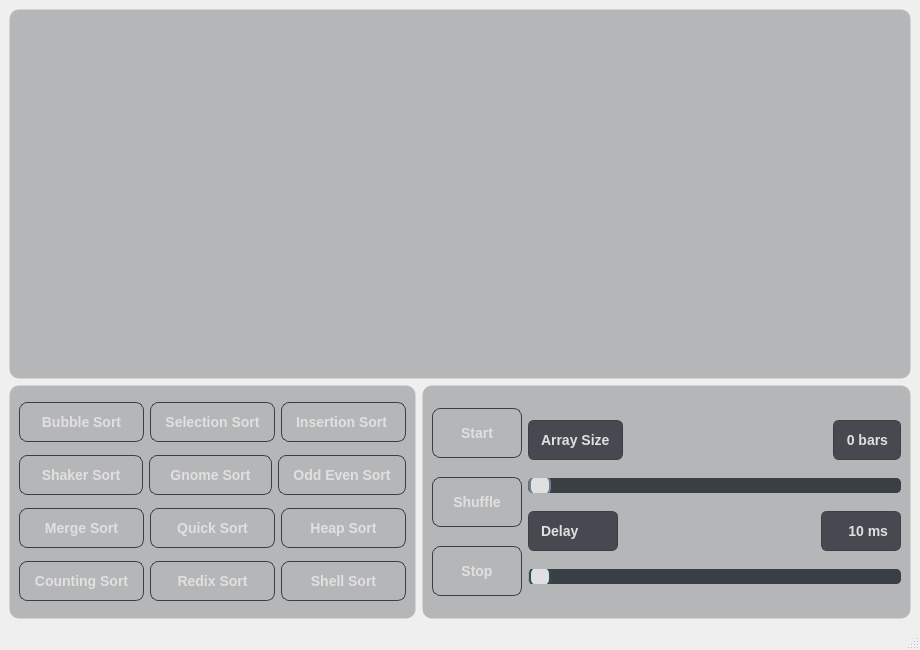
<?xml version="1.0" encoding="UTF-8"?>
<ui version="4.0">
 <class>MainWindow</class>
 <widget class="QMainWindow" name="MainWindow">
  <property name="geometry">
   <rect>
    <x>0</x>
    <y>0</y>
    <width>920</width>
    <height>650</height>
   </rect>
  </property>
  <property name="sizePolicy">
   <sizepolicy hsizetype="Expanding" vsizetype="Expanding">
    <horstretch>0</horstretch>
    <verstretch>0</verstretch>
   </sizepolicy>
  </property>
  <property name="minimumSize">
   <size>
    <width>920</width>
    <height>650</height>
   </size>
  </property>
  <property name="windowTitle">
   <string>MainWindow</string>
  </property>
  <property name="styleSheet">
   <string notr="true">QWidget {
    background-color: qlineargradient(
        spread:pad, 
        x1:0, y1:0, x2:1, y2:1, 
        /*stop:0 #1E2227, 
       stop:1 #232831*/
	   stop:0 #2a3038,
	   stop:1 #242d3d
    );
    color: #E0E0E0;
    font-family: &quot;Titillium Web&quot;;
    font-size: 14px;
	font-weight: bold;
}
</string>
  </property>
  <widget class="QWidget" name="centralwidget">
   <layout class="QVBoxLayout" name="verticalLayout_6">
    <item>
     <widget class="QWidget" name="sortCanvasContainer" native="true">
      <property name="minimumSize">
       <size>
        <width>0</width>
        <height>370</height>
       </size>
      </property>
      <property name="styleSheet">
       <string notr="true">QWidget {
   border: 1px solid rgba(255, 255, 255, 0.05); /* лёгкая тонкая линия */
    border-radius: 10px;
    background-color: rgba(43, 47, 54, 0.3); /* слегка прозрачный фон */
}</string>
      </property>
      <layout class="QVBoxLayout" name="verticalLayout_7">
       <item>
        <layout class="QVBoxLayout" name="verticalLayout"/>
       </item>
      </layout>
     </widget>
    </item>
    <item>
     <layout class="QHBoxLayout" name="horizontalLayout_2">
      <item>
       <layout class="QVBoxLayout" name="verticalLayout_4">
        <item>
         <widget class="QGroupBox" name="groupBox">
          <property name="maximumSize">
           <size>
            <width>16777215</width>
            <height>250</height>
           </size>
          </property>
          <property name="styleSheet">
           <string notr="true">QFrame, QGroupBox {
    border: 1px solid rgba(255, 255, 255, 0.05); /* лёгкая тонкая линия */
    border-radius: 10px;
    background-color: rgba(43, 47, 54, 0.3); /* слегка прозрачный фон */
}</string>
          </property>
          <property name="title">
           <string/>
          </property>
          <layout class="QGridLayout" name="gridLayout_3">
           <item row="4" column="0">
            <layout class="QHBoxLayout" name="horizontalLayout_4">
             <item>
              <widget class="QPushButton" name="countingBtn">
               <property name="sizePolicy">
                <sizepolicy hsizetype="Preferred" vsizetype="Fixed">
                 <horstretch>0</horstretch>
                 <verstretch>0</verstretch>
                </sizepolicy>
               </property>
               <property name="minimumSize">
                <size>
                 <width>0</width>
                 <height>40</height>
                </size>
               </property>
               <property name="styleSheet">
                <string notr="true">QPushButton {
    background-color: qlineargradient(
        spread:pad, x1:0, y1:0, x2:0, y2:1,
        stop:0 #2B2F36, 
        stop:1 #232831
    );
    color: #E0E0E0;
    border: 1px solid #3A3F46;
    border-radius: 8px;
    padding: 6px 14px;
}

/* при наведении — подсветка */
QPushButton:hover {
    background-color: #3A3F46;
    color: #A6E22E;
    border: 1px solid #C0C0C0;
}

/* при нажатии */
QPushButton:pressed {
    background-color: #808080;
    color: #A6E22E;
    border: 1px solid #C0C0C0;
}

QPushButton:checked {
    background-color: #4CAF50;   /* зелёный фон */
    color: white;
    border: 1px solid #C0C0C0;
}

/* pressed + checked — чтобы не перекрывался :checked при удержании */
QPushButton:checked:pressed {
    background-color: #45A049;   /* чуть темнее зелёного */
    color: white;
}</string>
               </property>
               <property name="text">
                <string>Counting Sort</string>
               </property>
               <property name="checkable">
                <bool>true</bool>
               </property>
              </widget>
             </item>
             <item>
              <widget class="QPushButton" name="radixBtn">
               <property name="sizePolicy">
                <sizepolicy hsizetype="Preferred" vsizetype="Fixed">
                 <horstretch>0</horstretch>
                 <verstretch>0</verstretch>
                </sizepolicy>
               </property>
               <property name="minimumSize">
                <size>
                 <width>0</width>
                 <height>40</height>
                </size>
               </property>
               <property name="styleSheet">
                <string notr="true">QPushButton {
    background-color: qlineargradient(
        spread:pad, x1:0, y1:0, x2:0, y2:1,
        stop:0 #2B2F36, 
        stop:1 #232831
    );
    color: #E0E0E0;
    border: 1px solid #3A3F46;
    border-radius: 8px;
    padding: 6px 14px;
}

/* при наведении — подсветка */
QPushButton:hover {
    background-color: #3A3F46;
    color: #A6E22E;
    border: 1px solid #C0C0C0;
}

/* при нажатии */
QPushButton:pressed {
    background-color: #808080;
    color: #A6E22E;
    border: 1px solid #C0C0C0;
}

QPushButton:checked {
    background-color: #4CAF50;   /* зелёный фон */
    color: white;
    border: 1px solid #C0C0C0;
}

/* pressed + checked — чтобы не перекрывался :checked при удержании */
QPushButton:checked:pressed {
    background-color: #45A049;   /* чуть темнее зелёного */
    color: white;
}</string>
               </property>
               <property name="text">
                <string>Redix Sort</string>
               </property>
               <property name="checkable">
                <bool>true</bool>
               </property>
              </widget>
             </item>
             <item>
              <widget class="QPushButton" name="shellBtn">
               <property name="sizePolicy">
                <sizepolicy hsizetype="Preferred" vsizetype="Fixed">
                 <horstretch>0</horstretch>
                 <verstretch>0</verstretch>
                </sizepolicy>
               </property>
               <property name="minimumSize">
                <size>
                 <width>0</width>
                 <height>40</height>
                </size>
               </property>
               <property name="styleSheet">
                <string notr="true">QPushButton {
    background-color: qlineargradient(
        spread:pad, x1:0, y1:0, x2:0, y2:1,
        stop:0 #2B2F36, 
        stop:1 #232831
    );
    color: #E0E0E0;
    border: 1px solid #3A3F46;
    border-radius: 8px;
    padding: 6px 14px;
}

/* при наведении — подсветка */
QPushButton:hover {
    background-color: #3A3F46;
    color: #A6E22E;
    border: 1px solid #C0C0C0;
}

/* при нажатии */
QPushButton:pressed {
    background-color: #808080;
    color: #A6E22E;
    border: 1px solid #C0C0C0;
}

QPushButton:checked {
    background-color: #4CAF50;   /* зелёный фон */
    color: white;
    border: 1px solid #C0C0C0;
}

/* pressed + checked — чтобы не перекрывался :checked при удержании */
QPushButton:checked:pressed {
    background-color: #45A049;   /* чуть темнее зелёного */
    color: white;
}</string>
               </property>
               <property name="text">
                <string> Shell Sort </string>
               </property>
               <property name="checkable">
                <bool>true</bool>
               </property>
              </widget>
             </item>
            </layout>
           </item>
           <item row="2" column="0">
            <layout class="QHBoxLayout" name="horizontalLayout_5">
             <item>
              <widget class="QPushButton" name="shakerBtn">
               <property name="sizePolicy">
                <sizepolicy hsizetype="Preferred" vsizetype="Fixed">
                 <horstretch>0</horstretch>
                 <verstretch>0</verstretch>
                </sizepolicy>
               </property>
               <property name="minimumSize">
                <size>
                 <width>1</width>
                 <height>40</height>
                </size>
               </property>
               <property name="styleSheet">
                <string notr="true">QPushButton {
    background-color: qlineargradient(
        spread:pad, x1:0, y1:0, x2:0, y2:1,
        stop:0 #2B2F36, 
        stop:1 #232831
    );
    color: #E0E0E0;
    border: 1px solid #3A3F46;
    border-radius: 8px;
    padding: 6px 14px;
}

/* при наведении — подсветка */
QPushButton:hover {
    background-color: #3A3F46;
    color: #A6E22E;
    border: 1px solid #C0C0C0;
}

/* при нажатии */
QPushButton:pressed {
    background-color: #808080;
    color: #A6E22E;
    border: 1px solid #C0C0C0;
}

QPushButton:checked {
    background-color: #4CAF50;   /* зелёный фон */
    color: white;
    border: 1px solid #C0C0C0;
}

/* pressed + checked — чтобы не перекрывался :checked при удержании */
QPushButton:checked:pressed {
    background-color: #45A049;   /* чуть темнее зелёного */
    color: white;
}</string>
               </property>
               <property name="text">
                <string>Shaker Sort</string>
               </property>
               <property name="checkable">
                <bool>true</bool>
               </property>
              </widget>
             </item>
             <item>
              <widget class="QPushButton" name="gnomeBtn">
               <property name="sizePolicy">
                <sizepolicy hsizetype="Preferred" vsizetype="Fixed">
                 <horstretch>0</horstretch>
                 <verstretch>0</verstretch>
                </sizepolicy>
               </property>
               <property name="minimumSize">
                <size>
                 <width>1</width>
                 <height>40</height>
                </size>
               </property>
               <property name="styleSheet">
                <string notr="true">QPushButton {
    background-color: qlineargradient(
        spread:pad, x1:0, y1:0, x2:0, y2:1,
        stop:0 #2B2F36, 
        stop:1 #232831
    );
    color: #E0E0E0;
    border: 1px solid #3A3F46;
    border-radius: 8px;
    padding: 6px 14px;
}

/* при наведении — подсветка */
QPushButton:hover {
    background-color: #3A3F46;
    color: #A6E22E;
    border: 1px solid #C0C0C0;
}

/* при нажатии */
QPushButton:pressed {
    background-color: #808080;
    color: #A6E22E;
    border: 1px solid #C0C0C0;
}

QPushButton:checked {
    background-color: #4CAF50;   /* зелёный фон */
    color: white;
    border: 1px solid #C0C0C0;
}

/* pressed + checked — чтобы не перекрывался :checked при удержании */
QPushButton:checked:pressed {
    background-color: #45A049;   /* чуть темнее зелёного */
    color: white;
}</string>
               </property>
               <property name="text">
                <string>Gnome Sort</string>
               </property>
               <property name="checkable">
                <bool>true</bool>
               </property>
              </widget>
             </item>
             <item>
              <widget class="QPushButton" name="oddEvenBtn">
               <property name="sizePolicy">
                <sizepolicy hsizetype="Preferred" vsizetype="Fixed">
                 <horstretch>0</horstretch>
                 <verstretch>0</verstretch>
                </sizepolicy>
               </property>
               <property name="minimumSize">
                <size>
                 <width>1</width>
                 <height>40</height>
                </size>
               </property>
               <property name="styleSheet">
                <string notr="true">QPushButton {
    background-color: qlineargradient(
        spread:pad, x1:0, y1:0, x2:0, y2:1,
        stop:0 #2B2F36, 
        stop:1 #232831
    );
    color: #E0E0E0;
    border: 1px solid #3A3F46;
    border-radius: 8px;
    padding: 6px 14px;
}

/* при наведении — подсветка */
QPushButton:hover {
    background-color: #3A3F46;
    color: #A6E22E;
    border: 1px solid #C0C0C0;
}

/* при нажатии */
QPushButton:pressed {
    background-color: #808080;
    color: #A6E22E;
    border: 1px solid #C0C0C0;
}

QPushButton:checked {
    background-color: #4CAF50;   /* зелёный фон */
    color: white;
    border: 1px solid #C0C0C0;
}

/* pressed + checked — чтобы не перекрывался :checked при удержании */
QPushButton:checked:pressed {
    background-color: #45A049;   /* чуть темнее зелёного */
    color: white;
}</string>
               </property>
               <property name="text">
                <string>Odd Even Sort</string>
               </property>
               <property name="checkable">
                <bool>true</bool>
               </property>
              </widget>
             </item>
            </layout>
           </item>
           <item row="3" column="0">
            <layout class="QHBoxLayout" name="horizontalLayout_3">
             <item>
              <widget class="QPushButton" name="mergeBtn">
               <property name="sizePolicy">
                <sizepolicy hsizetype="Preferred" vsizetype="Fixed">
                 <horstretch>0</horstretch>
                 <verstretch>0</verstretch>
                </sizepolicy>
               </property>
               <property name="minimumSize">
                <size>
                 <width>0</width>
                 <height>40</height>
                </size>
               </property>
               <property name="styleSheet">
                <string notr="true">QPushButton {
    background-color: qlineargradient(
        spread:pad, x1:0, y1:0, x2:0, y2:1,
        stop:0 #2B2F36, 
        stop:1 #232831
    );
    color: #E0E0E0;
    border: 1px solid #3A3F46;
    border-radius: 8px;
    padding: 6px 14px;
}

/* при наведении — подсветка */
QPushButton:hover {
    background-color: #3A3F46;
    color: #A6E22E;
    border: 1px solid #C0C0C0;
}

/* при нажатии */
QPushButton:pressed {
    background-color: #808080;
    color: #A6E22E;
    border: 1px solid #C0C0C0;
}

QPushButton:checked {
    background-color: #4CAF50;   /* зелёный фон */
    color: white;
    border: 1px solid #C0C0C0;
}

/* pressed + checked — чтобы не перекрывался :checked при удержании */
QPushButton:checked:pressed {
    background-color: #45A049;   /* чуть темнее зелёного */
    color: white;
}</string>
               </property>
               <property name="text">
                <string>Merge Sort</string>
               </property>
               <property name="checkable">
                <bool>true</bool>
               </property>
              </widget>
             </item>
             <item>
              <widget class="QPushButton" name="quickBtn">
               <property name="sizePolicy">
                <sizepolicy hsizetype="Preferred" vsizetype="Fixed">
                 <horstretch>0</horstretch>
                 <verstretch>0</verstretch>
                </sizepolicy>
               </property>
               <property name="minimumSize">
                <size>
                 <width>0</width>
                 <height>40</height>
                </size>
               </property>
               <property name="styleSheet">
                <string notr="true">QPushButton {
    background-color: qlineargradient(
        spread:pad, x1:0, y1:0, x2:0, y2:1,
        stop:0 #2B2F36, 
        stop:1 #232831
    );
    color: #E0E0E0;
    border: 1px solid #3A3F46;
    border-radius: 8px;
    padding: 6px 14px;
}

/* при наведении — подсветка */
QPushButton:hover {
    background-color: #3A3F46;
    color: #A6E22E;
    border: 1px solid #C0C0C0;
}

/* при нажатии */
QPushButton:pressed {
    background-color: #808080;
    color: #A6E22E;
    border: 1px solid #C0C0C0;
}

QPushButton:checked {
    background-color: #4CAF50;   /* зелёный фон */
    color: white;
    border: 1px solid #C0C0C0;
}

/* pressed + checked — чтобы не перекрывался :checked при удержании */
QPushButton:checked:pressed {
    background-color: #45A049;   /* чуть темнее зелёного */
    color: white;
}</string>
               </property>
               <property name="text">
                <string>Quick Sort</string>
               </property>
               <property name="checkable">
                <bool>true</bool>
               </property>
              </widget>
             </item>
             <item>
              <widget class="QPushButton" name="heapBtn">
               <property name="sizePolicy">
                <sizepolicy hsizetype="Preferred" vsizetype="Fixed">
                 <horstretch>0</horstretch>
                 <verstretch>0</verstretch>
                </sizepolicy>
               </property>
               <property name="minimumSize">
                <size>
                 <width>0</width>
                 <height>40</height>
                </size>
               </property>
               <property name="styleSheet">
                <string notr="true">QPushButton {
    background-color: qlineargradient(
        spread:pad, x1:0, y1:0, x2:0, y2:1,
        stop:0 #2B2F36, 
        stop:1 #232831
    );
    color: #E0E0E0;
    border: 1px solid #3A3F46;
    border-radius: 8px;
    padding: 6px 14px;
}

/* при наведении — подсветка */
QPushButton:hover {
    background-color: #3A3F46;
    color: #A6E22E;
    border: 1px solid #C0C0C0;
}

/* при нажатии */
QPushButton:pressed {
    background-color: #808080;
    color: #A6E22E;
    border: 1px solid #C0C0C0;
}

QPushButton:checked {
    background-color: #4CAF50;   /* зелёный фон */
    color: white;
    border: 1px solid #C0C0C0;
}

/* pressed + checked — чтобы не перекрывался :checked при удержании */
QPushButton:checked:pressed {
    background-color: #45A049;   /* чуть темнее зелёного */
    color: white;
}</string>
               </property>
               <property name="text">
                <string>  Heap Sort  </string>
               </property>
               <property name="checkable">
                <bool>true</bool>
               </property>
              </widget>
             </item>
            </layout>
           </item>
           <item row="1" column="0">
            <layout class="QHBoxLayout" name="horizontalLayout_9">
             <item>
              <widget class="QPushButton" name="bubbleBtn">
               <property name="minimumSize">
                <size>
                 <width>0</width>
                 <height>40</height>
                </size>
               </property>
               <property name="styleSheet">
                <string notr="true">QPushButton {
    background-color: qlineargradient(
        spread:pad, x1:0, y1:0, x2:0, y2:1,
        stop:0 #2B2F36, 
        stop:1 #232831
    );
    color: #E0E0E0;
    border: 1px solid #3A3F46;
    border-radius: 8px;
    padding: 6px 14px;
}

/* при наведении — подсветка */
QPushButton:hover {
    background-color: #3A3F46;
    color: #A6E22E;
    border: 1px solid #C0C0C0;
}

/* при нажатии */
QPushButton:pressed {
    background-color: #808080;
    color: #A6E22E;
    border: 1px solid #C0C0C0;
}

QPushButton:checked {
    background-color: #4CAF50;   /* зелёный фон */
    color: white;
    border: 1px solid #C0C0C0;
}

/* pressed + checked — чтобы не перекрывался :checked при удержании */
QPushButton:checked:pressed {
    background-color: #45A049;   /* чуть темнее зелёного */
    color: white;
}</string>
               </property>
               <property name="text">
                <string>  Bubble Sort  </string>
               </property>
               <property name="checkable">
                <bool>true</bool>
               </property>
              </widget>
             </item>
             <item>
              <widget class="QPushButton" name="selectionBtn">
               <property name="minimumSize">
                <size>
                 <width>0</width>
                 <height>40</height>
                </size>
               </property>
               <property name="styleSheet">
                <string notr="true">QPushButton {
    background-color: qlineargradient(
        spread:pad, x1:0, y1:0, x2:0, y2:1,
        stop:0 #2B2F36, 
        stop:1 #232831
    );
    color: #E0E0E0;
    border: 1px solid #3A3F46;
    border-radius: 8px;
    padding: 6px 14px;
}

/* при наведении — подсветка */
QPushButton:hover {
    background-color: #3A3F46;
    color: #A6E22E;
    border: 1px solid #C0C0C0;
}

/* при нажатии */
QPushButton:pressed {
    background-color: #808080;
    color: #A6E22E;
    border: 1px solid #C0C0C0;
}

QPushButton:checked {
    background-color: #4CAF50;   /* зелёный фон */
    color: white;
    border: 1px solid #C0C0C0;
}

/* pressed + checked — чтобы не перекрывался :checked при удержании */
QPushButton:checked:pressed {
    background-color: #45A049;   /* чуть темнее зелёного */
    color: white;
}</string>
               </property>
               <property name="text">
                <string>Selection Sort</string>
               </property>
               <property name="checkable">
                <bool>true</bool>
               </property>
              </widget>
             </item>
             <item>
              <widget class="QPushButton" name="insertionBtn">
               <property name="minimumSize">
                <size>
                 <width>0</width>
                 <height>40</height>
                </size>
               </property>
               <property name="styleSheet">
                <string notr="true">QPushButton {
    background-color: qlineargradient(
        spread:pad, x1:0, y1:0, x2:0, y2:1,
        stop:0 #2B2F36, 
        stop:1 #232831
    );
    color: #E0E0E0;
    border: 1px solid #3A3F46;
    border-radius: 8px;
    padding: 6px 14px;
}

/* при наведении — подсветка */
QPushButton:hover {
    background-color: #3A3F46;
    color: #A6E22E;
    border: 1px solid #C0C0C0;
}

/* при нажатии */
QPushButton:pressed {
    background-color: #808080;
    color: #A6E22E;
    border: 1px solid #C0C0C0;
}

QPushButton:checked {
    background-color: #4CAF50;   /* зелёный фон */
    color: white;
    border: 1px solid #C0C0C0;
}

/* pressed + checked — чтобы не перекрывался :checked при удержании */
QPushButton:checked:pressed {
    background-color: #45A049;   /* чуть темнее зелёного */
    color: white;
}</string>
               </property>
               <property name="text">
                <string>Insertion Sort </string>
               </property>
               <property name="checkable">
                <bool>true</bool>
               </property>
              </widget>
             </item>
            </layout>
           </item>
          </layout>
         </widget>
        </item>
       </layout>
      </item>
      <item>
       <layout class="QHBoxLayout" name="horizontalLayout_6">
        <property name="sizeConstraint">
         <enum>QLayout::SizeConstraint::SetDefaultConstraint</enum>
        </property>
        <item>
         <layout class="QVBoxLayout" name="verticalLayout_5">
          <item>
           <widget class="QGroupBox" name="groupBox_2">
            <property name="maximumSize">
             <size>
              <width>16777215</width>
              <height>250</height>
             </size>
            </property>
            <property name="styleSheet">
             <string notr="true">QFrame, QGroupBox {
    border: 1px solid rgba(255, 255, 255, 0.05); /* лёгкая тонкая линия */
    border-radius: 10px;
    background-color: rgba(43, 47, 54, 0.3); /* слегка прозрачный фон */
}</string>
            </property>
            <property name="title">
             <string/>
            </property>
            <layout class="QGridLayout" name="gridLayout_2">
             <item row="3" column="0">
              <widget class="QPushButton" name="stopBtn">
               <property name="sizePolicy">
                <sizepolicy hsizetype="Preferred" vsizetype="Fixed">
                 <horstretch>0</horstretch>
                 <verstretch>0</verstretch>
                </sizepolicy>
               </property>
               <property name="minimumSize">
                <size>
                 <width>90</width>
                 <height>50</height>
                </size>
               </property>
               <property name="styleSheet">
                <string notr="true">QPushButton {
    background-color: qlineargradient(
        spread:pad, x1:0, y1:0, x2:0, y2:1,
        stop:0 #2B2F36, 
        stop:1 #232831
    );
    color: #E0E0E0;
    border: 1px solid #3A3F46;
    border-radius: 8px;
    padding: 6px 14px;
}

/* при наведении — подсветка */
QPushButton:hover {
    background-color: #3A3F46;
    color: #A6E22E;
    border: 1px solid #C0C0C0;
}

/* при нажатии */
QPushButton:pressed {
    background-color: #808080;
    color: #A6E22E;
    border: 1px solid #C0C0C0;
}

QPushButton:checked {
    background-color: red;   /* зелёный фон */
    color: white;
    border: 1px solid #C0C0C0;
}

/* pressed + checked — чтобы не перекрывался :checked при удержании */
QPushButton:checked:pressed {
    background-color: #45A049;   /* чуть темнее зелёного */
    color: white;
}</string>
               </property>
               <property name="text">
                <string>Stop</string>
               </property>
               <property name="checkable">
                <bool>true</bool>
               </property>
              </widget>
             </item>
             <item row="2" column="0">
              <widget class="QPushButton" name="shuffleBtn">
               <property name="sizePolicy">
                <sizepolicy hsizetype="Preferred" vsizetype="Fixed">
                 <horstretch>0</horstretch>
                 <verstretch>0</verstretch>
                </sizepolicy>
               </property>
               <property name="minimumSize">
                <size>
                 <width>90</width>
                 <height>50</height>
                </size>
               </property>
               <property name="styleSheet">
                <string notr="true">QPushButton {
    background-color: qlineargradient(
        spread:pad, x1:0, y1:0, x2:0, y2:1,
        stop:0 #2B2F36, 
        stop:1 #232831
    );
    color: #E0E0E0;
    border: 1px solid #3A3F46;
    border-radius: 8px;
    padding: 6px 14px;
}

/* при наведении — подсветка */
QPushButton:hover {
    background-color: #3A3F46;
    color: #A6E22E;
    border: 1px solid #C0C0C0;
}

/* при нажатии */
QPushButton:pressed {
    background-color: #808080;
    color: #A6E22E;
    border: 1px solid #C0C0C0;
}</string>
               </property>
               <property name="text">
                <string>Shuffle</string>
               </property>
               <property name="checkable">
                <bool>false</bool>
               </property>
              </widget>
             </item>
             <item row="1" column="0">
              <widget class="QPushButton" name="startBtn">
               <property name="sizePolicy">
                <sizepolicy hsizetype="Preferred" vsizetype="Fixed">
                 <horstretch>0</horstretch>
                 <verstretch>0</verstretch>
                </sizepolicy>
               </property>
               <property name="minimumSize">
                <size>
                 <width>50</width>
                 <height>50</height>
                </size>
               </property>
               <property name="styleSheet">
                <string notr="true">QPushButton {
    background-color: qlineargradient(
        spread:pad, x1:0, y1:0, x2:0, y2:1,
        stop:0 #2B2F36, 
        stop:1 #232831
    );
    color: #E0E0E0;
    border: 1px solid #3A3F46;
    border-radius: 8px;
    padding: 6px 14px;
}

/* при наведении — подсветка */
QPushButton:hover {
    background-color: #3A3F46;
    color: #A6E22E;
    border: 1px solid #C0C0C0;
}

/* при нажатии */
QPushButton:pressed {
    background-color: #808080;
    color: #A6E22E;
    border: 1px solid #C0C0C0;
}

QPushButton:checked {
    background-color: #4CAF50;   /* зелёный фон */
    color: white;
    border: 1px solid #C0C0C0;
}

/* pressed + checked — чтобы не перекрывался :checked при удержании */
QPushButton:checked:pressed {
    background-color: #45A049;   /* чуть темнее зелёного */
    color: white;
}</string>
               </property>
               <property name="text">
                <string>Start</string>
               </property>
               <property name="checkable">
                <bool>true</bool>
               </property>
              </widget>
             </item>
             <item row="1" column="1" rowspan="3">
              <layout class="QGridLayout" name="gridLayout">
               <item row="0" column="0">
                <layout class="QHBoxLayout" name="horizontalLayout_7">
                 <item>
                  <widget class="QLabel" name="label1">
                   <property name="maximumSize">
                    <size>
                     <width>100</width>
                     <height>40</height>
                    </size>
                   </property>
                   <property name="styleSheet">
                    <string notr="true">QLabel {
    background-color: rgba(43, 47, 54, 0.8);
    border: 1px solid #3A3F46;
    border-radius: 6px;
    padding: 4px 8px;
    color: #E0E0E0;
    selection-background-color: #A6E22E;
}

QLabel:focus {
    border: 1px solid #A6E22E;
}
</string>
                   </property>
                   <property name="text">
                    <string>Array Size</string>
                   </property>
                  </widget>
                 </item>
                 <item>
                  <spacer name="horizontalSpacer">
                   <property name="orientation">
                    <enum>Qt::Orientation::Horizontal</enum>
                   </property>
                   <property name="sizeHint" stdset="0">
                    <size>
                     <width>40</width>
                     <height>20</height>
                    </size>
                   </property>
                  </spacer>
                 </item>
                 <item>
                  <widget class="QLabel" name="arrSizeLabel">
                   <property name="maximumSize">
                    <size>
                     <width>100</width>
                     <height>40</height>
                    </size>
                   </property>
                   <property name="styleSheet">
                    <string notr="true">QLabel {
    background-color: rgba(43, 47, 54, 0.8);
    border: 1px solid #3A3F46;
    border-radius: 6px;
    padding: 4px 8px;
    color: #E0E0E0;
    selection-background-color: #A6E22E;
}

QLabel:focus {
    border: 1px solid #A6E22E;
}
</string>
                   </property>
                   <property name="text">
                    <string>0 bars</string>
                   </property>
                   <property name="alignment">
                    <set>Qt::AlignmentFlag::AlignRight|Qt::AlignmentFlag::AlignTrailing|Qt::AlignmentFlag::AlignVCenter</set>
                   </property>
                  </widget>
                 </item>
                </layout>
               </item>
               <item row="1" column="0">
                <widget class="QSlider" name="arrSizeSlider">
                 <property name="sizePolicy">
                  <sizepolicy hsizetype="Expanding" vsizetype="Fixed">
                   <horstretch>0</horstretch>
                   <verstretch>0</verstretch>
                  </sizepolicy>
                 </property>
                 <property name="styleSheet">
                  <string notr="true">QSlider::groove:horizontal {
    height: 13px; /* жирная линия */
    background: #2B2F36;
    border: 1px solid #3A3F46;
    border-radius: 5px;
}

/* активная часть (слева от ползунка) */
QSlider::sub-page:horizontal {
    background: #696969;
    border-radius: 5px;
}

/* неактивная часть (справа от ползунка) */
QSlider::add-page:horizontal {
    background: #3A3F46; /* серый цвет */
    border-radius: 5px;
}

/* сам ползунок */
QSlider::handle:horizontal {
    background: #E0E0E0;   /* светлый кружок */
    width: 18px;
    height: 18px;
    border-radius: 9px;
    margin: -5px 0; /* чтобы кружок лег поверх линии */
    border: 2px solid #708090; /* тонкая зелёная обводка */
}</string>
                 </property>
                 <property name="maximum">
                  <number>290</number>
                 </property>
                 <property name="orientation">
                  <enum>Qt::Orientation::Horizontal</enum>
                 </property>
                </widget>
               </item>
               <item row="2" column="0">
                <layout class="QHBoxLayout" name="horizontalLayout_8">
                 <item>
                  <widget class="QLabel" name="label2">
                   <property name="minimumSize">
                    <size>
                     <width>90</width>
                     <height>0</height>
                    </size>
                   </property>
                   <property name="maximumSize">
                    <size>
                     <width>100</width>
                     <height>40</height>
                    </size>
                   </property>
                   <property name="styleSheet">
                    <string notr="true">QLabel {
    background-color: rgba(43, 47, 54, 0.8);
    border: 1px solid #3A3F46;
    border-radius: 6px;
    padding: 4px 8px;
    color: #E0E0E0;
    selection-background-color: #A6E22E;
}

QLabel:focus {
    border: 1px solid #A6E22E;
}
</string>
                   </property>
                   <property name="text">
                    <string>Delay</string>
                   </property>
                  </widget>
                 </item>
                 <item>
                  <spacer name="horizontalSpacer_2">
                   <property name="orientation">
                    <enum>Qt::Orientation::Horizontal</enum>
                   </property>
                   <property name="sizeType">
                    <enum>QSizePolicy::Policy::Expanding</enum>
                   </property>
                   <property name="sizeHint" stdset="0">
                    <size>
                     <width>200</width>
                     <height>20</height>
                    </size>
                   </property>
                  </spacer>
                 </item>
                 <item>
                  <widget class="QLabel" name="delayLabel">
                   <property name="minimumSize">
                    <size>
                     <width>80</width>
                     <height>0</height>
                    </size>
                   </property>
                   <property name="maximumSize">
                    <size>
                     <width>100</width>
                     <height>40</height>
                    </size>
                   </property>
                   <property name="styleSheet">
                    <string notr="true">QLabel {
    background-color: rgba(43, 47, 54, 0.8);
    border: 1px solid #3A3F46;
    border-radius: 6px;
    padding: 4px 8px;
    color: #E0E0E0;
    selection-background-color: #A6E22E;
}

QLabel:focus {
    border: 1px solid #A6E22E;
}
</string>
                   </property>
                   <property name="text">
                    <string>10 ms</string>
                   </property>
                   <property name="alignment">
                    <set>Qt::AlignmentFlag::AlignRight|Qt::AlignmentFlag::AlignTrailing|Qt::AlignmentFlag::AlignVCenter</set>
                   </property>
                  </widget>
                 </item>
                </layout>
               </item>
               <item row="3" column="0">
                <widget class="QSlider" name="delaySlider">
                 <property name="styleSheet">
                  <string notr="true">QSlider::groove:horizontal {
    height: 13px; /* жирная линия */
    background: #2B2F36;
    border: 1px solid #3A3F46;
    border-radius: 5px;
}

/* активная часть (слева от ползунка) */
QSlider::sub-page:horizontal {
    background: #A9A9A9;
    border-radius: 5px;
}

/* неактивная часть (справа от ползунка) */
QSlider::add-page:horizontal {
    background: #3A3F46; /* серый цвет */
    border-radius: 5px;
}

/* сам ползунок */
QSlider::handle:horizontal {
    background: #E0E0E0;   /* светлый кружок */
    width: 18px;
    height: 18px;
    border-radius: 9px;
    margin: -5px 0; /* чтобы кружок лег поверх линии */
    border: 2px solid #2F4F4F; /* тонкая зелёная обводка */
}</string>
                 </property>
                 <property name="minimum">
                  <number>10</number>
                 </property>
                 <property name="maximum">
                  <number>100</number>
                 </property>
                 <property name="orientation">
                  <enum>Qt::Orientation::Horizontal</enum>
                 </property>
                </widget>
               </item>
              </layout>
             </item>
            </layout>
           </widget>
          </item>
         </layout>
        </item>
       </layout>
      </item>
     </layout>
    </item>
   </layout>
  </widget>
  <widget class="QStatusBar" name="statusbar"/>
 </widget>
 <resources/>
 <connections/>
</ui>
